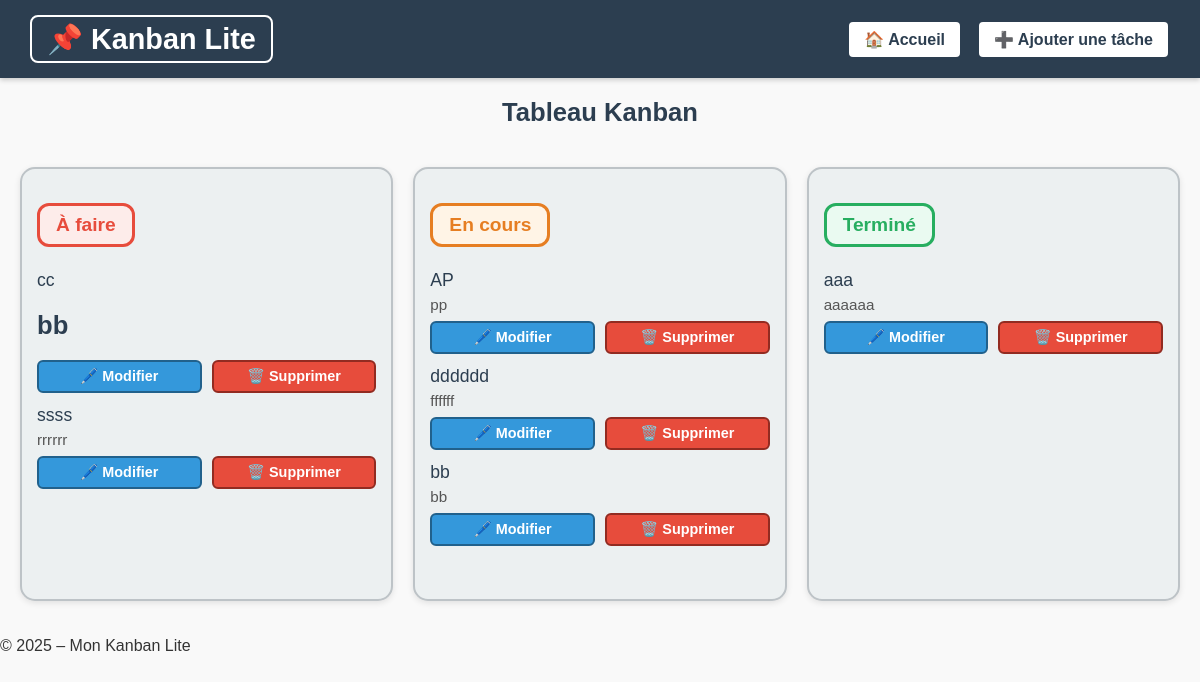
Before: / with the older database file.
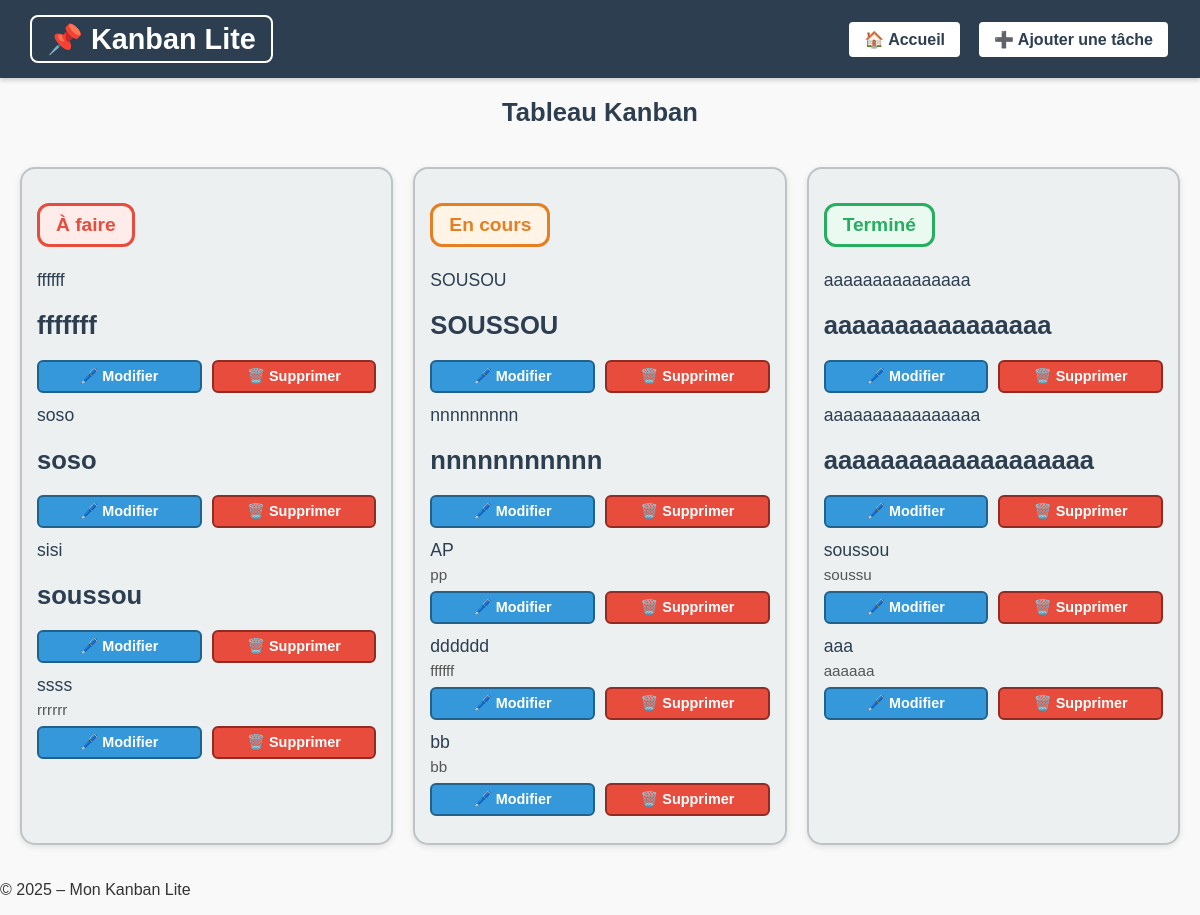
After: the same page with the newer database file.
### tables this page shows
CREATE TABLE tasks (
    id INTEGER PRIMARY KEY AUTOINCREMENT,
    title TEXT NOT NULL,
    description TEXT NOT NULL,
    status TEXT NOT NULL DEFAULT 'todo',
    created_at DATETIME DEFAULT CURRENT_TIMESTAMP
);

### controllers/taskController.php (called while the page is built, shortened)
<?php
require_once __DIR__ . '/../models/db.php';
require_once __DIR__ . '/../models/taskModel.php';
require_once __DIR__ . '/../models/Parsedown.php';
$Parsedown = new Parsedown();
function listTasks() {
    global $pdo, $Parsedown;
    $todo  = getTasksByStatus($pdo, 'todo');
    $doing = getTasksByStatus($pdo, 'doing');
    $done  = getTasksByStatus($pdo, 'done');
    include __DIR__ . '/../views/header.php';
    include __DIR__ . '/../views/list.php';
    include __DIR__ . '/../views/footer.php';
}

### models/taskModel.php (called while the page is built, shortened)
<?php
function getTasksByStatus($pdo, $status) {
    $stmt = $pdo->prepare("SELECT * FROM tasks WHERE status = ? ORDER BY id DESC");
    $stmt->execute([$status]);
    return $stmt->fetchAll(PDO::FETCH_ASSOC);
}

### models/Parsedown.php (called while the page is built, shortened)
<?php
class Parsedown
{
    function text($text)
    {
        $Elements = $this->textElements($text);
        $markup = $this->elements($Elements);
        $markup = trim($markup, "\n");
        return $markup;
    }
    protected function textElements($text)
    {
        $text = str_replace(array("\r\n", "\r"), "\n", $text);
        $text = trim($text, "\n");
        $lines = explode("\n", $text);
        return $this->linesElements($lines);
    }
    protected $breaksEnabled;
    protected $safeMode;
    protected $BlockTypes = array(
        '#' => array('Header'),
        '*' => array('Rule', 'List'),
        '+' => array('List'),
        '-' => array('SetextHeader', 'Table', 'Rule', 'List'),
        '0' => array('List'),
        '1' => array('List'),
        '2' => array('List'),
        '3' => array('List'),
        '4' => array('List'),
        '5' => array('List'),
        '6' => array('List'),
        '7' => array('List'),
        '8' => array('List'),
        '9' => array('List'),
        ':' => array('Table'),
        '<' => array('Comment', 'Markup'),
        '=' => array('SetextHeader'),
        '>' => array('Quote'),
        '[' => array('Reference'),
        '_' => array('Rule'),
        '`' => array('FencedCode'),
        '|' => array('Table'),
        '~' => array('FencedCode'),
    );
    protected $unmarkedBlockTypes = array(
        'Code',
    );
    protected function linesElements(array $lines)
    {
        $Elements = array();
        $CurrentBlock = null;
        foreach ($lines as $line)
        {
            $indent = strspn($line, ' ');
            $text = $indent > 0 ? substr($line, $indent) : $line;
            $Line = array('body' => $line, 'indent' => $indent, 'text' => $text);
            $marker = $text[0];
            $blockTypes = $this->unmarkedBlockTypes;
            if (isset($this->BlockTypes[$marker]))
            {
                foreach ($this->BlockTypes[$marker] as $blockType)
                {
                    $blockTypes []= $blockType;
                }
            }
            foreach ($blockTypes as $blockType)
            {
                $Block = $this->{"block$blockType"}($Line, $CurrentBlock);
                if (isset($Block))
                {
                    $Block['type'] = $blockType;
                    if ( ! isset($Block['identified']))
                    {
                        $Block['identified'] = true;
                    }
                    $CurrentBlock = $Block;
                    continue 2;
                }
            }
            if (isset($Block))
            {
                $CurrentBlock = $Block;
            }
            else
            {
                $CurrentBlock = $this->paragraph($Line);
                $CurrentBlock['identified'] = true;
            }
        }
        if (isset($CurrentBlock))
        {
            $Elements[] = $this->extractElement($CurrentBlock);
        }
        return $Elements;
    }
    protected function extractElement(array $Component)
    {
        return $Component['element'];
    }
    protected function isBlockContinuable($Type)
    {
        return method_exists($this, 'block' . $Type . 'Continue');
    }
    protected function blockHeader($Line)
    {
        $level = strspn($Line['text'], '#');
        $text = trim($Line['text'], '#');
        $text = trim($text, ' ');
        $Block = array(
            'element' => array(
                'name' => 'h' . $level,
                'handler' => array(
                    'function' => 'lineElements',
                    'argument' => $text,
                    'destination' => 'elements',
                )
            ),
        );
        return $Block;
    }
    protected function paragraph($Line)
    {
        return array(
            'type' => 'Paragraph',
            'element' => array(
                'name' => 'p',
                'handler' => array(
                    'function' => 'lineElements',
                    'argument' => $Line['text'],
                    'destination' => 'elements',
                ),
            ),
        );
    }
    protected function lineElements($text, $nonNestables = array())
    {
        $text = str_replace(array("\r\n", "\r"), "\n", $text);
        $Elements = array();
        $InlineText = $this->inlineText($text);
        $Elements[] = $InlineText['element'];
        foreach ($Elements as &$Element)
        {
            if ( ! isset($Element['autobreak']))
            {
                $Element['autobreak'] = false;
            }
        }
        return $Elements;
    }
    protected function inlineText($text)
    {
        $Inline = array(
            'extent' => strlen($text),
            'element' => array(),
        );
        $Inline['element']['elements'] = self::pregReplaceElements(
            $this->breaksEnabled ? '/[ ]*+\n/' : '/(?:[ ]*+\\\\|[ ]{2,}+)\n/',
            array(
                array('name' => 'br'),
                array('text' => "\n"),
            ),
            $text
        );
        return $Inline;
    }
    protected function handle(array $Element)
    {
        if (isset($Element['handler']))
        {
            if (!isset($Element['nonNestables']))
            {
                $Element['nonNestables'] = array();
            }
            if (is_string($Element['handler']))
            {
                $function = $Element['handler'];
                $argument = $Element['text'];
                unset($Element['text']);
                $destination = 'rawHtml';
            }
            else
            {
                $function = $Element['handler']['function'];
                $argument = $Element['handler']['argument'];
                $destination = $Element['handler']['destination'];
            }
            $Element[$destination] = $this->{$function}($argument, $Element['nonNestables']);
            unset($Element['handler']);
        }
        return $Element;
    }
    protected function element(array $Element)
    {
        $Element = $this->handle($Element);
        $hasName = isset($Element['name']);
        $markup = '';
        if ($hasName)
        {
            $markup .= '<' . $Element['name'];
        }
        $permitRawHtml = false;
        if (isset($Element['text']))
        {
            $text = $Element['text'];
        }
        elseif (isset($Element['rawHtml']))
        {
            $text = $Element['rawHtml'];
            $allowRawHtmlInSafeMode = isset($Element['allowRawHtmlInSafeMode']) && $Element['allowRawHtmlInSafeMode'];
            $permitRawHtml = !$this->safeMode || $allowRawHtmlInSafeMode;
        }
        $hasContent = isset($text) || isset($Element['element']) || isset($Element['elements']);
        if ($hasContent)
        {
            $markup .= $hasName ? '>' : '';
            if (isset($Element['elements']))
            {
                $markup .= $this->elements($Element['elements']);
            }
            elseif (isset($Element['element']))
            {
                $markup .= $this->element($Element['element']);
            }
            else
            {
                if (!$permitRawHtml)
                {
                    $markup .= self::escape($text, true);
                }
                else
                {
                    $markup .= $text;
                }
            }
            $markup .= $hasName ? '</' . $Element['name'] . '>' : '';
        }
        elseif ($hasName)
        {
            $markup .= ' />';
        }
        return $markup;
    }
    protected function elements(array $Elements)
    {
        $markup = '';
        $autoBreak = true;
        foreach ($Elements as $Element)
        {
            $autoBreakNext = (isset($Element['autobreak'])
                ? $Element['autobreak'] : isset($Element['name'])
            );
            $autoBreak = !$autoBreak ? $autoBreak : $autoBreakNext;
            $markup .= ($autoBreak ? "\n" : '') . $this->element($Element);
            $autoBreak = $autoBreakNext;
        }
        $markup .= $autoBreak ? "\n" : '';
        return $markup;
    }
    protected static function pregReplaceElements($regexp, $Elements, $text)
    {
        $newElements = array();
        $newElements[] = array('text' => $text);
        return $newElements;
    }
    protected static function escape($text, $allowQuotes = false)
    {
        return htmlspecialchars($text, $allowQuotes ? ENT_NOQUOTES : ENT_QUOTES, 'UTF-8');
    }
}

### views/list.php (the view)
<h2>Tableau Kanban</h2>
<div class="board">
    <div class="column">
        <h3>À faire</h3>
        <?php foreach ($todo as $task): ?>
            <div class="card">
                <h4><?= htmlspecialchars($task['title']) ?></h4>
               <div class="description">
                    <?= $Parsedown->text($task['description']) ?>
                </div>
                <div class="card-actions">
                      <a href="index.php?route=edit&id=<?= $task['id'] ?>" class="edit-btn">🖊️ Modifier</a>
                  <a href="index.php?route=delete&id=<?= $task['id'] ?>" class="delete-btn"> 🗑️ Supprimer</a>
                </div>
            </div>
        <?php endforeach; ?>
    </div>
    <div class="column">
        <h3>En cours</h3>
        <?php foreach ($doing as $task): ?>
            <div class="card">
                <h4><?= htmlspecialchars($task['title']) ?></h4>
                <div class="description">
                    <?= $Parsedown->text($task['description']) ?>
                </div>
                <div class="card-actions">
                    <a href="index.php?route=edit&id=<?= $task['id'] ?>" class="edit-btn">🖊️ Modifier</a>
                <a href="index.php?route=delete&id=<?= $task['id'] ?>" class="delete-btn">🗑️ Supprimer</a>
                </div>
            </div>
        <?php endforeach; ?>
    </div>
    <div class="column">
        <h3>Terminé</h3>
        <?php foreach ($done as $task): ?>
            <div class="card">
                <h4><?= htmlspecialchars($task['title']) ?></h4>
               <div class="description">
                    <?= $Parsedown->text($task['description']) ?>
                </div>
                <div class="card-actions">
             <a href="index.php?route=edit&id=<?= $task['id'] ?>" class="edit-btn">🖊️ Modifier</a>
                <a href="index.php?route=delete&id=<?= $task['id'] ?>" class="delete-btn">🗑️ Supprimer</a>
                </div>
            </div>
        <?php endforeach; ?>
    </div>
</div>

### public/index.php (shortened to what this page needs)
<?php
require_once __DIR__ . '/../controllers/taskController.php';
$route = $_GET['route'] ?? 'list';
switch ($route) {
    case 'list':
        listTasks();
        break;
}

### views/header.php (shortened to what this page needs)
<!DOCTYPE html>
<html lang="fr">
<head>
    <link rel="stylesheet" href="style.css">
</head>
<body>
    <header class="app-header">
    <h1 class="logo">📌 Kanban Lite</h1>
    <nav class="navbar">
        <a href="index.php" class="nav-btn">🏠 Accueil</a>
        <a href="index.php?route=add" class="nav-btn">➕ Ajouter une tâche</a>
    </nav>
</header>
<main>

### views/footer.php
    </main>
    <footer>
        <p>&copy; 2025 – Mon Kanban Lite</p>
    </footer>
</body>
</html>

### public/style.css (style rules this page uses)
body { font-family: Arial, sans-serif; margin: 0; padding: 0; background: #f9f9f9; color: #333; }
.app-header { display: flex; justify-content: space-between; align-items: center; background: #2c3e50; color: white; padding: 15px 30px; box-shadow: 0 2px 5px rgba(0,0,0,0.2); }
.logo { margin: 0; font-size: 1.8em; font-weight: bold; padding: 5px 15px; border: 2px solid white; border-radius: 8px; }
.navbar { display: flex; gap: 15px; }
.nav-btn { text-decoration: none; background: white; color: #2c3e50; padding: 8px 15px; border-radius: 6px; border: 2px solid #2c3e50; font-weight: bold; transition: 0.2s; }
h2 { font-size: 1.6em; margin: 20px auto; text-align: center; color: #2c3e50; font-weight: bold; }
.card h4 { font-weight: normal !important; font-size: 1.1em; margin: 0 0 5px 0; text-align: left; color: #2c3e50; }
.board { display: flex; justify-content: space-between; gap: 20px; padding: 20px; }
.column { flex: 1; background: #ecf0f1; border: 2px solid #bdc3c7; border-radius: 15px; padding: 15px; min-height: 400px; box-shadow: 0 2px 6px rgba(0,0,0,0.1); }
.column h3 { display: inline-block; padding: 8px 16px; border-radius: 12px; font-size: 1.2em; font-weight: bold; margin-bottom: 15px; }
.column:nth-child(1) h3 { border: 3px solid #e74c3c; background: #fdecea; color: #e74c3c; }
.column:nth-child(2) h3 { border: 3px solid #e67e22; background: #fff4e6; color: #e67e22; }
.column:nth-child(3) h3 { border: 3px solid #27ae60; background: #eafaf1; color: #27ae60; }
.card { background: none; border: none; box-shadow: none; padding: 0; margin: 8px 0; margin-bottom: 12px; text-align: left; }
.card p { margin: 0 0 8px 0; font-size: 0.95em; color: #555; white-space: pre-line; text-align: left; }
.card h4 { margin: 0 0 5px 0; font-size: 1.1em; font-weight: normal; text-align: left; color: #2c3e50; }
.card-actions { display: flex; justify-content:flex-start; gap: 10px; }
.card a { flex: 1; text-align: center; padding: 6px 14px; border-radius: 6px; font-size: 0.9em; text-decoration: none; transition: 0.2s; font-weight: bold; }
.edit-btn { background: #3498db; color: white; border: 2px solid #21618c; }
.delete-btn { background: #e74c3c; color: white; border: 2px solid #922b21; }
.card h1, .card h2, .card h3, .card h5, .card h6 { font-weight: bold; text-align: left; }
.board { display: flex; flex-wrap: wrap; gap: 20px; padding: 20px; }
.column { flex: 1 1 300px; max-width: 100%; }

Changed rows visible on the page:
removed tasks: title "cc", description "bb", shown under "À faire"
added tasks: title "ffffff", description "fffffff", shown under "À faire"
added tasks: title "soso", description "soso", shown under "À faire"
added tasks: title "sisi", description "soussou", shown under "À faire"
added tasks: title "SOUSOU", description "SOUSSOU", shown under "En cours"
added tasks: title "nnnnnnnnn", description "nnnnnnnnnnn", shown under "En cours"
added tasks: title "aaaaaaaaaaaaaaa", description "aaaaaaaaaaaaaaaa", shown under "Terminé"
added tasks: title "aaaaaaaaaaaaaaaa", description "aaaaaaaaaaaaaaaaaaa", shown under "Terminé"
added tasks: title "soussou", description "soussu", shown under "Terminé"
